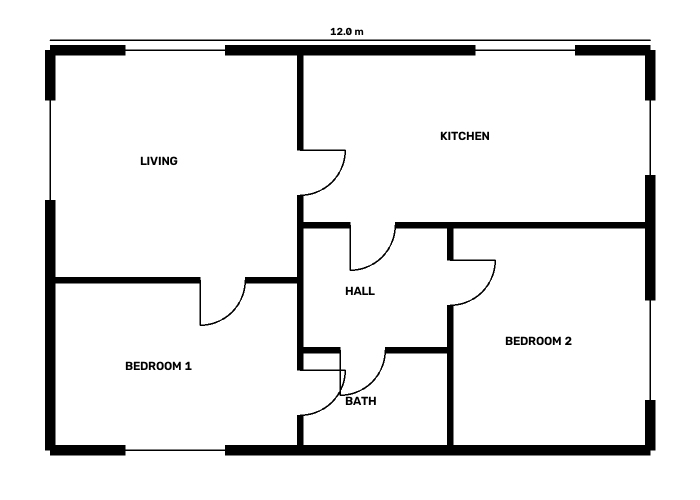
#> input picture services/api/eval/heldout/apartment_blueprint.png, 1400 x 1000 px (shown at 1/2 size)
$ python -i fusion.py   (imports and definitions only)   (older library calls are emulated)
#> lines starting #> are read from the running program, lines starting #| are printed output that depends on the picture; after the words box and inside, x2 and y2 are one past the last pixel; in counts of white or black regions, pixels touching at a corner belong together
### services/api/roomshift_api/parser.py
"""Conservative CPU OpenCV parser for clean, mainly rectilinear floor-plan drawings.

Pipeline (all in original-image pixels until the final metric conversion):
 1. Otsu threshold -> ink mask.
 2. Estimate the dominant wall thickness T from horizontal/vertical ink run lengths.
 3. Morphological opening with a ~0.6T square removes thin linework (text, door arcs, window glazing lines).
 4. Opening with long 1-D kernels extracts horizontal and vertical wall bands.
 5. Collinear bands are merged into single walls (so shared walls appear once). Gaps along a wall line
    are classified using the original ink: thin-line filled gap -> window, empty door-sized gap -> door,
    otherwise the wall is split.
 6. Wall endpoints are snapped to perpendicular wall centerlines (corners / T-junctions).
 7. Rooms are the enclosed free regions of a mask redrawn from the walls (openings closed), offset by
    T/2 to the wall centerline. Irregular rectilinear shapes (L, U, ...) are preserved.

Only evidence in the drawing is used. Nothing is invented on failure.
"""
from __future__ import annotations

import math
from dataclasses import dataclass, field
from typing import Callable

import cv2
import numpy as np
from shapely.geometry import Polygon
from .room_labels import read_room_names

PARSER_NAME = "opencv-rectilinear-fallback"
PARSER_VERSION = "0.1.0"

DEFAULT_WALL_HEIGHT = 2.7
DEFAULT_WALL_THICKNESS = 0.12
DOOR_HEIGHT = 2.1
WINDOW_BOTTOM = 0.9
WINDOW_HEIGHT = 1.2
MIN_WALL_M = 0.3
DOOR_RANGE_M = (0.6, 1.6)
MIN_WINDOW_M = 0.3
MIN_ROOM_M2 = 1.0


class ParseError(Exception):
    """No usable geometry; message is user-actionable."""


@dataclass(frozen=True)
class ParserOptions:
    """Pipeline stages that can be switched off for ablation studies. Production uses the defaults."""

    normalize: bool = True  # even out background: dark/blueprint polarity, uneven lighting, faded contrast, speckle
    hatch_walls: bool = True  # fill architectural hatching (poché) into solid wall regions
    thin_walls: bool = True  # second pass for partitions thinner than the dominant wall stroke
    clutter_filter: bool = True  # drop titles, symbols and drawing frames that are not part of the building
    deskew: bool = True  # straighten slightly rotated drawings, then map results back
    outline_walls: bool = True  # fill double-line (outline) walls drawn as two thin parallel strokes
    diagonal_walls: bool = True  # straight walls at any angle, from residual thick ink
    endpoint_snap: bool = True  # snap wall ends to perpendicular centerlines
    opening_detection: bool = True  # classify wall gaps as doors/windows (otherwise gaps split walls)
    pier_split: bool = True  # short solid wall piers inside a gap separate adjacent doors/windows
    soft_gap_ink: bool = True  # read faint glazing lines in gaps with a softer threshold than Otsu
    thin_line_removal: bool = True  # morphological opening that drops text, arcs and glazing lines

    # [5 lines left out: function ablations, not called in this run]


@dataclass
class Band:
    orient: str  # "h" (runs along x, fixed y) or "v" (runs along y, fixed x)
    pos: float  # centerline coordinate across the band (px, continuous)
    a0: float  # extent along the band (px, continuous)
    a1: float
    thick: float  # measured thickness (px)


@dataclass
class WallLine:
    orient: str
    pos: float
    a0: float
    a1: float
    thick: float
    openings: list = field(default_factory=list)  # (type, g0, g1, filled) in px along the axis
    joined: int = 0  # endpoints snapped to a perpendicular wall (0-2)


def _runs(mask: np.ndarray) -> np.ndarray:
    """Lengths of consecutive True runs along axis 0, for every column."""
    padded = np.zeros((mask.shape[0] + 2, mask.shape[1]), np.int8)
    padded[1:-1] = mask
    d = np.diff(padded, axis=0)
    starts = np.argwhere(d == 1)
    ends = np.argwhere(d == -1)
    starts = starts[np.lexsort((starts[:, 0], starts[:, 1]))]
    ends = ends[np.lexsort((ends[:, 0], ends[:, 1]))]
    return ends[:, 0] - starts[:, 0]


def estimate_thickness_px(ink: np.ndarray) -> float:
    m = ink > 0
    runs = np.concatenate([_runs(m), _runs(m.T)])
    cap = max(4, int(0.05 * min(ink.shape)))
    runs = runs[(runs >= 2) & (runs <= cap)]
    if runs.size == 0:
        return 0.0
    hist = np.bincount(runs)
    weighted = hist * np.arange(hist.size)  # favour thick walls over many thin strokes
    return float(np.argmax(weighted))


# [233 lines left out: functions _bands, _classify_gap, _pier_split, _merge_lines, _snap, _rooms and 2 more, not called in this run]


NOISY_SIGMA = 8.0


# [317 lines left out: functions noise_sigma, normalize_drawing, skew_angle, _rotate, _map_result, _coverage and 4 more, not called in this run]


# --- confidence -------------------------------------------------------------
# Scores are heuristic evidence strengths in [0, 1], computed from measurements of the drawing. They are not
# calibrated probabilities. Each factor is reported so users can see why a score is high or low; the overall
# score is the geometric mean, so one weak signal pulls it down. Assumed values (heights, sills) are never scored.

def _factor(label: str, score: float, detail: str) -> dict:
    return {"label": label, "score": round(min(1.0, max(0.0, score)), 2), "detail": detail}


def _overall(factors: list[dict]) -> float:
    return round(float(np.exp(np.mean([np.log(max(f["score"], 0.01)) for f in factors]))), 2)


# [328 lines left out: functions _span_typicality, _wall_factors, _opening_factors, _room_factors, parse_blueprint, _parse, not called in this run]

### services/api/eval/fusion.py
"""Evidence-gated fusion of a second parser's walls (e.g. the CubiCasa5K baseline) into ours.

A proposed wall is accepted only when (1) none of our walls already explains it and (2) the drawing
itself supports it: enough of its centreline lies on thick ink. Accepted walls are labelled with the
proposing source and an "Ink support" factor, so nothing is added silently or without evidence.
"""
from __future__ import annotations

import math

import cv2
import numpy as np

from roomshift_api.parser import estimate_thickness_px

MIN_SUPPORT = 0.6


def _thick_mask(gray: np.ndarray) -> tuple[np.ndarray, float]:
    blur = cv2.GaussianBlur(gray, (3, 3), 0)
    _, ink = cv2.threshold(blur, 0, 255, cv2.THRESH_BINARY_INV + cv2.THRESH_OTSU)
    T = max(2.0, estimate_thickness_px(ink))
    k = max(3, int(round(T * 0.6))) | 1
    return cv2.morphologyEx(ink, cv2.MORPH_OPEN, cv2.getStructuringElement(cv2.MORPH_ELLIPSE, (k, k))), T


# [57 lines left out: functions ink_support, _explained, fuse_walls, not called in this run]

>>> import cv2
>>> picture = cv2.imread('heldout/apartment_blueprint.png', cv2.IMREAD_GRAYSCALE)
#> picture is the input picture: shape (1000, 1400); min 0, max 255, mean 236.2
>>> result = _thick_mask(picture)
#> in _thick_mask, `_, ink = cv2.threshold(blur, 0, 255, cv2.THRESH_BINARY_INV + cv2.THRES..`:
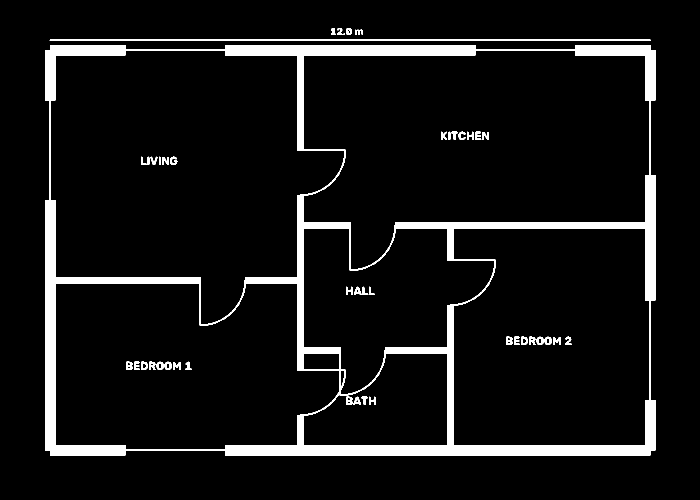
#> ink: shape (1000, 1400) (shown at 1/2 size); 7.4% white; 44 white regions (1 under 20 px), largest, box (x1, y1, x2, y2) and area: (90, 90, 1311, 911) 94725, (99, 79, 1302, 82) 3605, (1012, 673, 1025, 690) 169
#> in _runs, `padded[1:-1] = mask`:
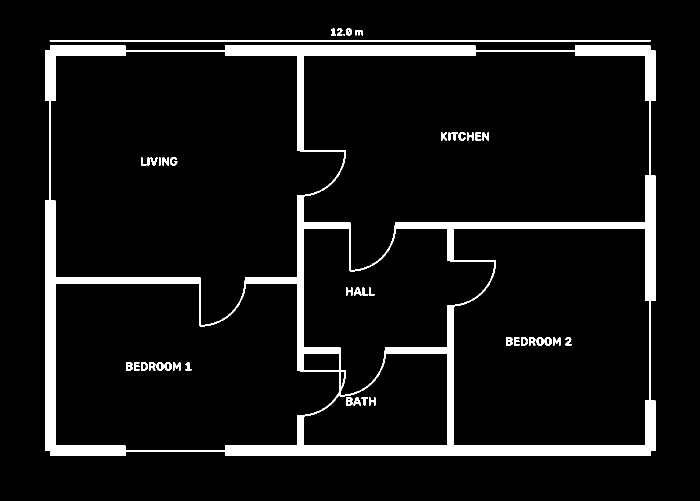
#> padded: shape (1002, 1400) int8 (shown at 1/2 size); values 0 (black) and 1 (white), 7.4% white; 44 white regions (1 under 20 px), largest, box (x1, y1, x2, y2) and area: (90, 91, 1311, 912) 94725, (99, 80, 1302, 83) 3605, (1012, 674, 1025, 691) 169
#> in _runs, `d = np.diff(padded, axis=0)`:
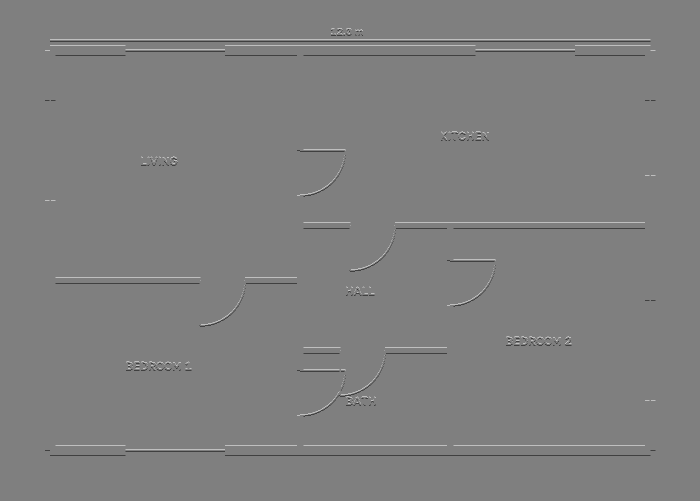
#> d: shape (1001, 1400) int8 (shown at 1/2 size); min -1, max 1, mean 0; drawn with min black and max white
#> in _runs, `starts = np.argwhere(d == 1)`: starts = 6342 pairs, first value 56 to 899, second value 90 to 1310
#> in _runs, `ends = np.argwhere(d == -1)`: ends = 6342 pairs, first value 58 to 911, second value 90 to 1310
#> in _runs (call 2), `padded = np.zeros((mask.shape[0] + 2, mask.shape[1]), np.int8)`: padded: shape (1402, 1000) int8; every value is 0
#> in _runs (call 2), `padded[1:-1] = mask`:
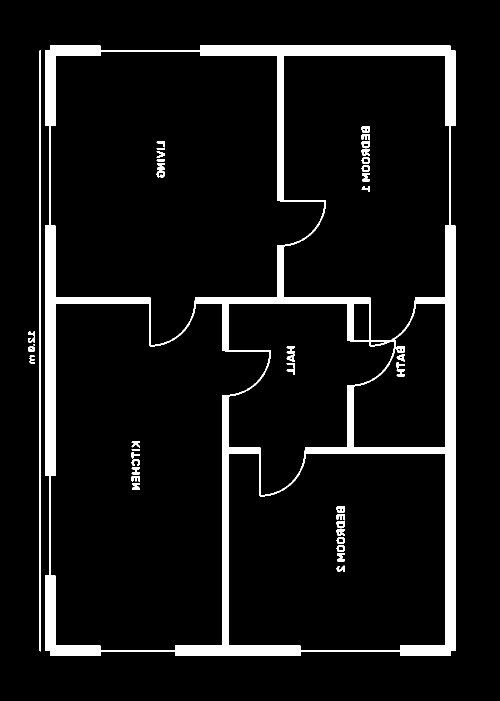
#> padded: shape (1402, 1000) int8 (shown at 1/2 size); values 0 (black) and 1 (white), 7.4% white; 44 white regions (1 under 20 px), largest, box (x1, y1, x2, y2) and area: (90, 91, 911, 1312) 94725, (79, 100, 82, 1303) 3605, (723, 253, 740, 266) 169
#> in _runs (call 2), `d = np.diff(padded, axis=0)`:
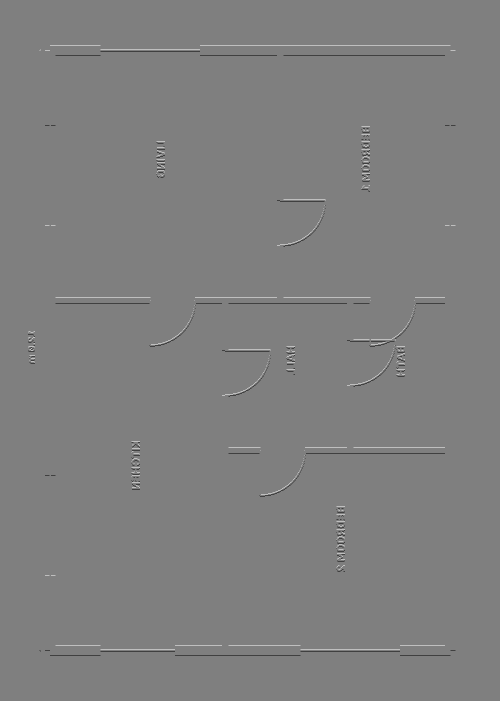
#> d: shape (1401, 1000) int8 (shown at 1/2 size); min -1, max 1, mean 0; drawn with min black and max white
#> in _runs (call 2), `starts = np.argwhere(d == 1)`: starts = 4327 pairs, first value 90 to 1299, second value 56 to 910
#> in _runs (call 2), `ends = np.argwhere(d == -1)`: ends = 4327 pairs, first value 102 to 1311, second value 56 to 910
#> in estimate_thickness_px, `runs = np.concatenate([_runs(m), _runs(m.T)])`: runs = 10669 values, max 1221 at index 6460, min 1 at index 18, mean 19.41
#> in estimate_thickness_px, `runs = runs[(runs >= 2) & (runs <= cap)]`: runs = 10281 values, max 28 at index 9781, min 2 at index 730, mean 10.44
#> in estimate_thickness_px, `hist = np.bincount(runs)`: hist = 29 values, max 3586 at index 3, min 0 at index 0, mean 354.5
#> in estimate_thickness_px, `weighted = hist * np.arange(hist.size)`: weighted = 29 values, max 56847 at index 21, min 0 at index 0, mean 3702.9
#> in _thick_mask, `T = max(2.0, estimate_thickness_px(ink))`: T = 21
#> in _thick_mask, `k = max(3, int(round(T * 0.6))) | 1`: k = 13
